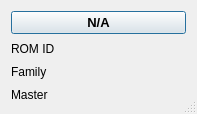
<?xml version="1.0" encoding="UTF-8"?>
<ui version="4.0">
 <class>ds1825ui</class>
 <widget class="QDialog" name="ds1825ui">
  <property name="windowModality">
   <enum>Qt::NonModal</enum>
  </property>
  <property name="geometry">
   <rect>
    <x>0</x>
    <y>0</y>
    <width>197</width>
    <height>114</height>
   </rect>
  </property>
  <property name="focusPolicy">
   <enum>Qt::StrongFocus</enum>
  </property>
  <property name="windowTitle">
   <string>DS1822</string>
  </property>
  <property name="windowIcon">
   <iconset resource="onewire.qrc">
    <normaloff>:/images/images/kfm_home.png</normaloff>:/images/images/kfm_home.png</iconset>
  </property>
  <property name="autoFillBackground">
   <bool>true</bool>
  </property>
  <property name="sizeGripEnabled">
   <bool>true</bool>
  </property>
  <property name="modal">
   <bool>false</bool>
  </property>
  <layout class="QGridLayout" name="gridLayout">
   <item row="0" column="0" colspan="2">
    <widget class="QPushButton" name="valueui">
     <property name="font">
      <font>
       <pointsize>10</pointsize>
       <weight>75</weight>
       <bold>true</bold>
      </font>
     </property>
     <property name="autoFillBackground">
      <bool>false</bool>
     </property>
     <property name="text">
      <string>N/A</string>
     </property>
    </widget>
   </item>
   <item row="1" column="0">
    <widget class="QLabel" name="labelromid">
     <property name="sizePolicy">
      <sizepolicy hsizetype="Preferred" vsizetype="Preferred">
       <horstretch>1</horstretch>
       <verstretch>0</verstretch>
      </sizepolicy>
     </property>
     <property name="text">
      <string>ROM ID</string>
     </property>
    </widget>
   </item>
   <item row="2" column="0">
    <widget class="QLabel" name="labelfamily">
     <property name="sizePolicy">
      <sizepolicy hsizetype="Preferred" vsizetype="Preferred">
       <horstretch>1</horstretch>
       <verstretch>0</verstretch>
      </sizepolicy>
     </property>
     <property name="text">
      <string>Family</string>
     </property>
    </widget>
   </item>
   <item row="3" column="0">
    <widget class="QLabel" name="labelmaster">
     <property name="sizePolicy">
      <sizepolicy hsizetype="Preferred" vsizetype="Preferred">
       <horstretch>1</horstretch>
       <verstretch>0</verstretch>
      </sizepolicy>
     </property>
     <property name="text">
      <string>Master</string>
     </property>
    </widget>
   </item>
  </layout>
 </widget>
 <resources>
  <include location="onewire.qrc"/>
 </resources>
 <connections/>
</ui>
